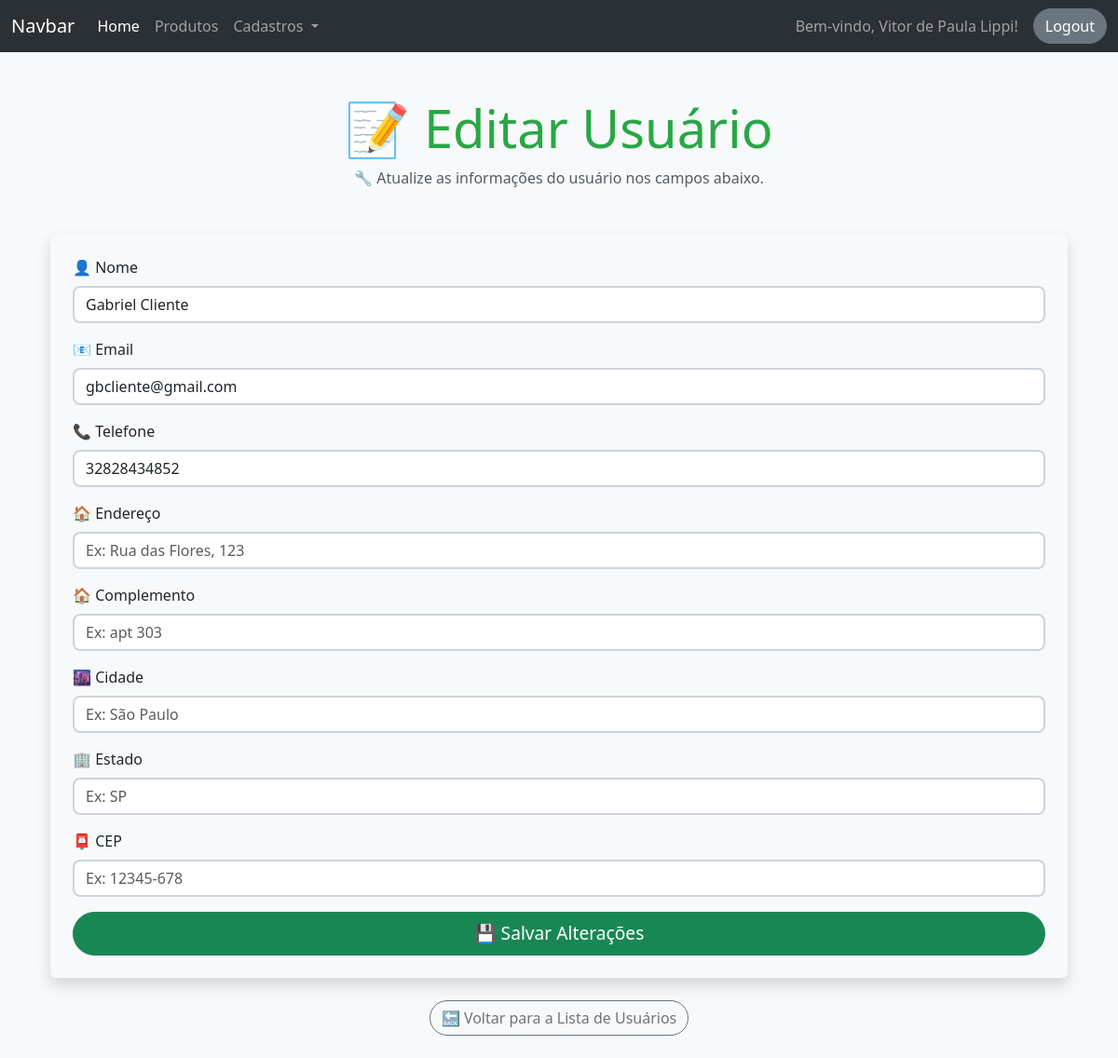
Screenshot of /alterar_cliente/3 (signed in) with the database file from the repository.
### projeto/models.py (models this page shows)
class Usuario(db.Model, UserMixin):
    id = db.Column(db.Integer, primary_key=True)
    nome = db.Column(db.String(100), nullable=False)
    email = db.Column(db.String(150), unique=True, nullable=False)
    senha = db.Column(db.String(200), nullable=False)
    papel = db.Column(db.String(50), default='funcionário')

class Cliente(db.Model):
    id = db.Column(db.Integer, primary_key=True)
    nome = db.Column(db.String(100), nullable=False)
    email = db.Column(db.String(150), unique=True, default="Sem email")
    telefone = db.Column(db.String(20), nullable=False)
    enderecos = db.relationship('Endereco', backref='cliente', lazy=True)

### projeto/routes.py (the view)
@app.route('/alterar_cliente/<int:id>', methods=['GET'])
@login_required
@admin_required
def alterar_cliente_id(id):
    usuario = Cliente.query.get(id)
    return render_template('usuarios/alterar_cliente_id.html', usuario=usuario)

### projeto/__init__.py (called while the page is built)
@login_manager.user_loader
def load_user(user_id):
    return Usuario.query.get(int(user_id))

### projeto/routes.py (called while the page is built)
def admin_required(f):
    @wraps(f)
    def decorated_function(*args, **kwargs):
        if not current_user.is_authenticated or current_user.papel != 'admin':
            abort(403)
        return f(*args, **kwargs)
    return decorated_function

### projeto/templates/usuarios/alterar_cliente_id.html (shortened to what this page needs)
{% extends 'base.html' %}
{% block content %}
<div class="container mt-5">
    <div class="text-center mb-5">
        <h1 class="display-4 text-success">📝 Editar Usuário</h1>
        <p class="text-muted">🔧 Atualize as informações do usuário nos campos abaixo.</p>
    </div>
    <form method="POST" action="{{ url_for('atualizar_usuario', id=usuario.id) }}" class="p-4 shadow rounded bg-light">
        <div class="mb-3">
            <label for="inputNome" class="form-label">👤 Nome</label>
            <input type="text" class="form-control" id="inputNome" name="nome" value="{{ usuario.nome }}" placeholder="Ex: João da Silva" required>
        </div>
        <div class="mb-3">
            <label for="inputEmail" class="form-label">📧 Email</label>
            <input type="email" class="form-control" id="inputEmail" name="email" value="{{ usuario.email }}" placeholder="Ex: joao@email.com" required>
        </div>
        <div class="mb-3">
            <label for="inputTelefone" class="form-label">📞 Telefone</label>
            <input type="text" class="form-control" id="inputTelefone" name="telefone" value="{{ usuario.telefone }}" placeholder="Ex: (11) 91234-5678" required>
        </div>
        <div class="mb-3">
            <label for="inputEndereco" class="form-label">🏠 Endereço</label>
            <input type="text" class="form-control" id="inputEndereco" name="endereco" value="{{ usuario.endereco }}" placeholder="Ex: Rua das Flores, 123">
        </div>
        <div class="mb-3">
            <label for="inputComplemento" class="form-label">🏠 Complemento</label>
            <input type="text" class="form-control" id="inputComplemento" name="complemento" value="{{ usuario.complemento }}" placeholder="Ex: apt 303">
        </div>
        <div class="mb-3">
            <label for="inputCidade" class="form-label">🌆 Cidade</label>
            <input type="text" class="form-control" id="inputCidade" name="cidade" value="{{ usuario.cidade }}" placeholder="Ex: São Paulo">
        </div>
        <div class="mb-3">
            <label for="inputEstado" class="form-label">🏢 Estado</label>
            <input type="text" class="form-control" id="inputEstado" name="estado" value="{{ usuario.estado }}" placeholder="Ex: SP">
        </div>
        <div class="mb-3">
            <label for="inputCep" class="form-label">📮 CEP</label>
            <input type="text" class="form-control" id="inputCep" name="cep" value="{{ usuario.cep }}" placeholder="Ex: 12345-678">
        </div>
        <button type="submit" class="btn btn-success w-100 btn-lg">
            💾 Salvar Alterações
        </button>
    </form>
    <div class="text-center mt-4">
        <a href="{{ url_for('buscar_usuario') }}" class="btn btn-outline-secondary">🔙 Voltar para a Lista de Usuários</a>
    </div>
</div>
{% endblock %}

### projeto/templates/componentes/navbar.html (shortened to what this page needs)
<nav class="navbar navbar-expand-lg bg-body-tertiary" data-bs-theme="dark">
    <div class="container-fluid">
        <a class="navbar-brand" href="#">Navbar</a>
        <div class="collapse navbar-collapse" id="navbarSupportedContent">
            <ul class="navbar-nav me-auto mb-2 mb-lg-0">
                <li class="nav-item">
                    <a class="nav-link active" aria-current="page" href="{{ url_for('home') }}">Home</a>
                </li>
                <li class="nav-item">
                    <a class="nav-link" href="#">Produtos</a>
                </li>
                <li class="nav-item dropdown">
                    <a class="nav-link dropdown-toggle" href="#" role="button" data-bs-toggle="dropdown" aria-expanded="false">
                        Cadastros
                    </a>
                </li>
            </ul>
            <div class="d-flex align-items-center">
                {% if current_user.is_authenticated %}
                    <span class="navbar-text me-3">Bem-vindo, {{ current_user.nome }}!</span>
                    <a href="{{ url_for('logout') }}" class="btn btn-secondary">Logout</a>
                {% else %}
                    <a href="{{ url_for('fazer_login') }}" class="btn btn-primary">Login</a>
                {% endif %}
            </div>
        </div>
    </div>
</nav>

### projeto/templates/usuarios/alterar_cliente_id.html (style rules this page uses)
body { background-color: #f8f9fa; }
.form-control { border: 2px solid #ced4da; border-radius: 8px; }
.btn { border-radius: 30px; }
.btn-lg { font-size: 1.2rem; }
.shadow { box-shadow: 0 4px 6px rgba(0, 0, 0, 0.1); }
.text-success { color: #28a745 !important; }

### rows the page displays
Usuario: nome "Vitor de Paula Lippi"
Cliente: nome "Gabriel Cliente", email "gbcliente@gmail.com", telefone "32828434852"
